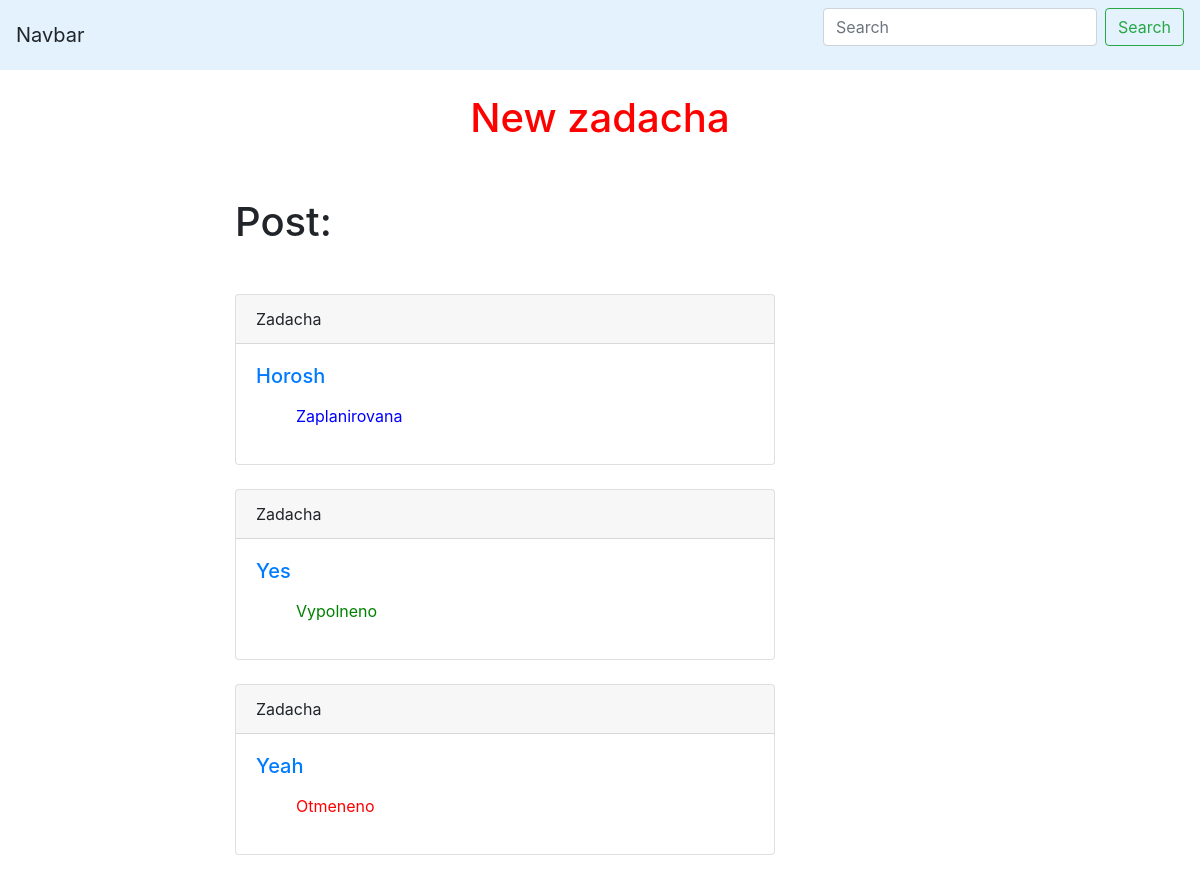
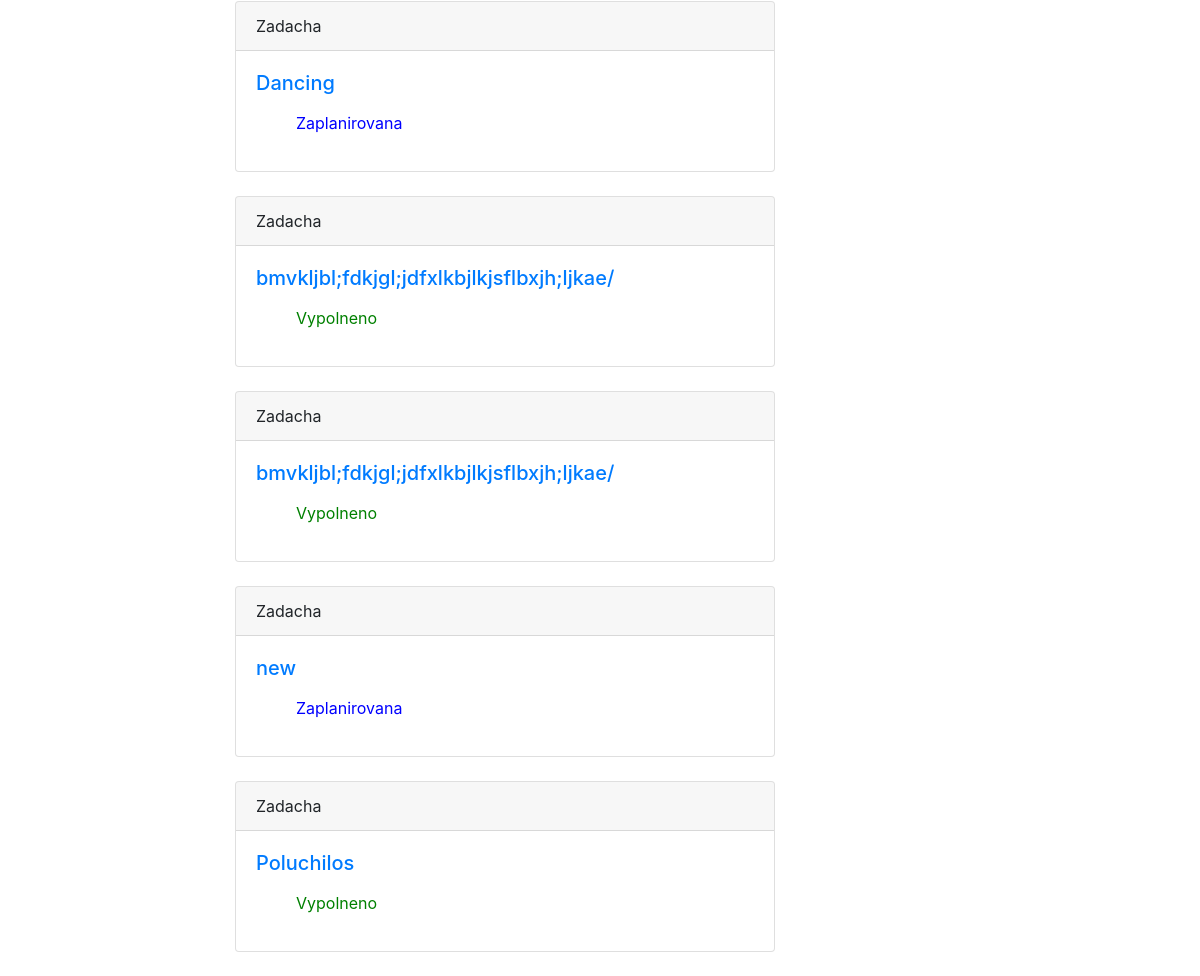
/todo/, run on the app's committed database (2 pictures, top to bottom).
### todo/models.py (models this page shows)
class Zadacha(models.Model):
	Opisanie = models.CharField(max_length=150)
	zz = 'Zaplanirovana'
	vv = 'Vypolneno'
	oo = 'Otmeneno'
	choice_status = (
			(zz,'Zaplanirovana'),
			(vv, 'Vypolneno'),
			(oo, 'Otmeneno')
		)
	status = models.CharField(max_length=100, choices = choice_status)

### todo/views.py (the view)
# urls.py: path('', post_list),
def post_list(request):
	n = Zadacha.objects.all()
	return render(request, 'todo/index.html', context={'Zadacha': n})

### todo/templates/todo/index.html (shortened to what this page needs)
{% extends 'todo/base_todo.html' %}
{% block content %}
	<h1 class="mb-5">Post: </h1>
	{% for n in Zadacha %}
		<div class="card mb-4" >
			<div class="card-header">
				Zadacha
			</div>
			<div class="card-body">
				<h5 class="card-title"><a href="{% url 'post_detail' pk=n.pk %}">{{ n.Opisanie }}</a></h5>
					{% if n.status == 'Zaplanirovana' %}
					<ul style="color: blue">{{ n.status }}</ul>
					{% endif %}
					{% if n.status == 'Vypolneno' %}
					<ul style="color: green">{{ n.status }}</ul>
					{% endif %}
					{% if n.status == 'Otmeneno' %}
					<ul style="color: red">{{ n.status }}</ul>
					{% endif %}
			</div>
		</div>
	{% endfor %}
{% endblock %}

### todo/templates/todo/base_todo.html
{% extends 'base.html' %}

### templates/base.html (shortened to what this page needs)
<!DOCTYPE html>
<html>
<head>
	<link rel="stylesheet" href="https://stackpath.bootstrapcdn.com/bootstrap/4.3.1/css/bootstrap.min.css">
</head>
<body>
	<nav class="navbar navbar-light" style="background-color: #e3f2fd">
	  <a class="navbar-brand">Navbar</a>
	  <form class="form-inline">
	    <input class="form-control mr-sm-2" type="search" placeholder="Search" aria-label="Search">
	    <button class="btn btn-outline-success my-2 my-sm-0" type="submit">Search</button>
	  </form>
	</nav>
	<a href="{% url 'post_new' %}" class="index"><h1>New zadacha</h1></a>
	<div class="container mt-5">
		<div class="row">
			<div class="col-6 offset-md-2">
					{% block content %}{% endblock %}
			</div>
		</div>
	</div>
</body>
</html>

### templates/base.html (style rules this page uses)
.index { padding: 5px 10px; border-radius: 5px; color: #FF0000; display: flex; padding: 0; justify-content: center; margin-top: 2%; }

### data on the page
Zadacha: Opisanie "Horosh", status "Zaplanirovana"
Zadacha: Opisanie "Yes", status "Vypolneno"
Zadacha: Opisanie "Yeah", status "Otmeneno"
Zadacha: Opisanie "Dancing", status "Zaplanirovana"
Zadacha: Opisanie "bmvkljbl;fdkjgl;jdfxlkbjlkjsflbxjh;ljkae/", status "Vypolneno"
Zadacha: Opisanie "bmvkljbl;fdkjgl;jdfxlkbjlkjsflbxjh;ljkae/", status "Vypolneno"
Zadacha: Opisanie "new", status "Zaplanirovana"
Zadacha: Opisanie "Poluchilos", status "Vypolneno"
